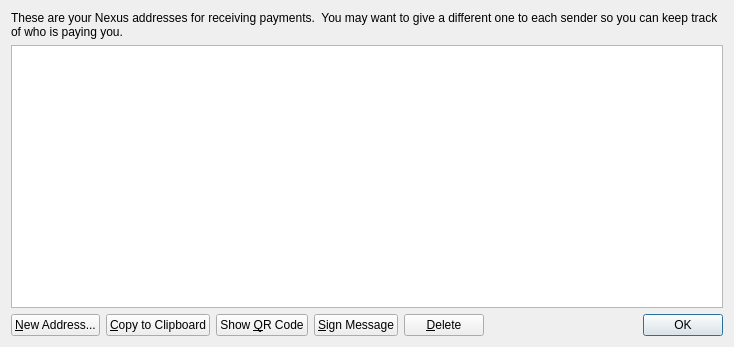
<?xml version="1.0" encoding="UTF-8"?>
<ui version="4.0">
 <class>AddressBookPage</class>
 <widget class="QWidget" name="AddressBookPage">
  <property name="geometry">
   <rect>
    <x>0</x>
    <y>0</y>
    <width>734</width>
    <height>347</height>
   </rect>
  </property>
  <property name="windowTitle">
   <string>Address Book</string>
  </property>
  <layout class="QVBoxLayout" name="verticalLayout">
   <item>
    <widget class="QLabel" name="labelExplanation">
     <property name="text">
      <string>These are your Nexus addresses for receiving payments.  You may want to give a different one to each sender so you can keep track of who is paying you.</string>
     </property>
     <property name="textFormat">
      <enum>Qt::AutoText</enum>
     </property>
     <property name="wordWrap">
      <bool>true</bool>
     </property>
    </widget>
   </item>
   <item>
    <widget class="QTableView" name="tableView">
     <property name="toolTip">
      <string>Double-click to edit address or label</string>
     </property>
     <property name="alternatingRowColors">
      <bool>true</bool>
     </property>
     <property name="selectionMode">
      <enum>QAbstractItemView::SingleSelection</enum>
     </property>
     <property name="selectionBehavior">
      <enum>QAbstractItemView::SelectRows</enum>
     </property>
     <property name="sortingEnabled">
      <bool>true</bool>
     </property>
     <attribute name="verticalHeaderVisible">
      <bool>false</bool>
     </attribute>
    </widget>
   </item>
   <item>
    <layout class="QHBoxLayout" name="horizontalLayout">
     <item>
      <widget class="QPushButton" name="newAddressButton">
       <property name="toolTip">
        <string>Create a new address</string>
       </property>
       <property name="text">
        <string>&amp;New Address...</string>
       </property>
       <property name="icon">
        <iconset resource="../nexus.qrc">
         <normaloff>:/icons/add</normaloff>:/icons/add</iconset>
       </property>
      </widget>
     </item>
     <item>
      <widget class="QPushButton" name="copyToClipboard">
       <property name="toolTip">
        <string>Copy the currently selected address to the system clipboard</string>
       </property>
       <property name="text">
        <string>&amp;Copy to Clipboard</string>
       </property>
       <property name="icon">
        <iconset resource="../nexus.qrc">
         <normaloff>:/icons/editcopy</normaloff>:/icons/editcopy</iconset>
       </property>
      </widget>
     </item>
     <item>
      <widget class="QPushButton" name="showQRCode">
       <property name="text">
        <string>Show &amp;QR Code</string>
       </property>
       <property name="icon">
        <iconset resource="../nexus.qrc">
         <normaloff>:/images/qrcode</normaloff>:/images/qrcode</iconset>
       </property>
      </widget>
     </item>
     <item>
      <widget class="QPushButton" name="signMessage">
       <property name="toolTip">
        <string>Sign a message to prove you own this address</string>
       </property>
       <property name="text">
        <string>&amp;Sign Message</string>
       </property>
       <property name="icon">
        <iconset resource="../nexus.qrc">
         <normaloff>:/icons/edit</normaloff>:/icons/edit</iconset>
       </property>
      </widget>
     </item>
     <item>
      <widget class="QPushButton" name="deleteButton">
       <property name="toolTip">
        <string>Delete the currently selected address from the list. Only sending addresses can be deleted.</string>
       </property>
       <property name="text">
        <string>&amp;Delete</string>
       </property>
       <property name="icon">
        <iconset resource="../nexus.qrc">
         <normaloff>:/icons/remove</normaloff>:/icons/remove</iconset>
       </property>
      </widget>
     </item>
     <item>
      <spacer name="horizontalSpacer">
       <property name="orientation">
        <enum>Qt::Horizontal</enum>
       </property>
       <property name="sizeHint" stdset="0">
        <size>
         <width>40</width>
         <height>20</height>
        </size>
       </property>
      </spacer>
     </item>
     <item>
      <widget class="QDialogButtonBox" name="buttonBox">
       <property name="sizePolicy">
        <sizepolicy hsizetype="Maximum" vsizetype="Fixed">
         <horstretch>0</horstretch>
         <verstretch>0</verstretch>
        </sizepolicy>
       </property>
       <property name="standardButtons">
        <set>QDialogButtonBox::Ok</set>
       </property>
      </widget>
     </item>
    </layout>
   </item>
  </layout>
 </widget>
 <resources>
  <include location="../nexus.qrc"/>
 </resources>
 <connections/>
</ui>
